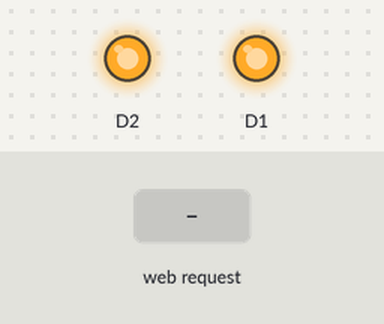
Recording of a sketch running on a simulated ESP8266 (NodeMCU). On the bench: output pins drawn as LEDs (lit = HIGH). The test bench sets the inputs (shaded band). WiFi joins after 1.5 s; servers stay silent unless stated; what the sketch prints to the serial monitor is not drawn.

Above: at 2.7 s.
2.8 s: HTTP request GET /onD1 received
At 4.0 s:
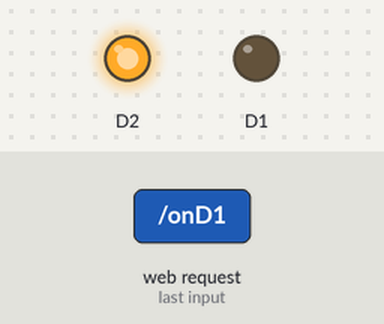
4.3 s: HTTP request GET /onD2 received
At 5.3 s:
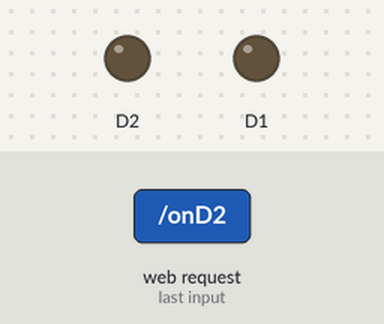
5.8 s: HTTP request GET /offD1 received
At 6.5 s:
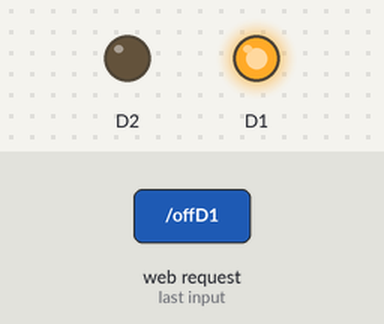
7.3 s: HTTP request GET /offD2 received
At 7.6 s:
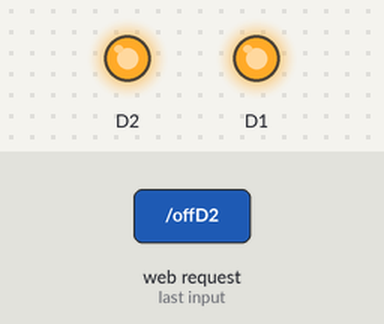
Timing chart, 0 to 9.8 s (numbered marks = the images above; inputs shaded):
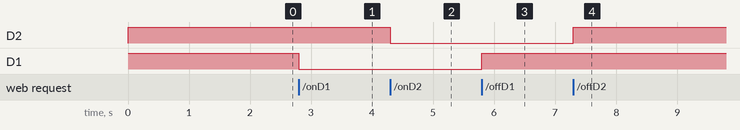

Measured:
- after the input at 2.8 s, D1: HIGH → LOW at once
- after the input at 4.3 s, D2: HIGH → LOW at once
- after the input at 5.8 s, D1: LOW → HIGH at once
- after the input at 7.3 s, D2: LOW → HIGH at once

The sketch:

web_1.ino
```cpp
#include <ESP8266WiFi.h>
#include <ESP8266WebServer.h>
ESP8266WebServer webServer(80);
char* ssid = "Tên WiFi";
char* pass = "Password WiFi";
//=========Biến chứa mã HTLM Website==//
const char MainPage[] PROGMEM = R"=====(
  <!DOCTYPE html>
  <html>
   <head>
       <title>HOME PAGE</title>
       <style>
          body {text-align:center;}
          h1 {color:#003399;}
          a {text-decoration: none;color:#FFFFFF;}
          .bt_on {height:50px; width:100px; margin:10px 0;background-color:#FF6600;border-radius:5px;}
          .bt_off {height:50px; width:100px; margin:10px 0;background-color:#00FF00;border-radius:5px;}
       </style>
       <meta charset="UTF-8">
   </head>
   <body>
      <h1>ESP8266 Web Server</h1>
      <div>Trạng thái trên chân D1: <b>OFF</b></div>
      <div>
        <button class="bt_on"><a href="/onD1">ON</a></button>
        <button class="bt_off"><a href="/offD1">OFF</a></button>
      </div>
      <div>Trạng thái trên chân D2: <b>OFF</b></div>
      <div>
        <button class="bt_on"><a href="/onD2">ON</a></button>
        <button class="bt_off"><a href="/offD2">OFF</a></button>
      </div>
   </body>
  </html>
)=====";
//=========================================//
void setup() {
  pinMode(D1,OUTPUT);
  pinMode(D2,OUTPUT);
  digitalWrite(D1,HIGH);
  digitalWrite(D2,HIGH);
  WiFi.begin(ssid,pass);
  Serial.begin(9600);
  Serial.print("Connecting");
  while(WiFi.status()!=WL_CONNECTED){
    delay(500);
    Serial.print("...");
  }
  Serial.println(WiFi.localIP());

  webServer.on("/",mainpage);
  webServer.on("/onD1",on_D1);
  webServer.on("/offD1",off_D1);
  webServer.on("/onD2",on_D2);
  webServer.on("/offD2",off_D2);
  webServer.begin();
}
void loop() {
  webServer.handleClient();
}
//==========Chương trình con=================//
void mainpage(){
  String s = MainPage;
  webServer.send(200,"text/html",s);
}
void on_D1(){
  digitalWrite(D1,LOW);
  String s = MainPage;
  webServer.send(200,"text/html",s);
}
void off_D1(){
  digitalWrite(D1,HIGH);
  String s = MainPage;
  webServer.send(200,"text/html",s);
}
void on_D2(){
  digitalWrite(D2,LOW);
  String s = MainPage;
  webServer.send(200,"text/html",s);
}
void off_D2(){
  digitalWrite(D2,HIGH);
  String s = MainPage;
  webServer.send(200,"text/html",s);
}
```
